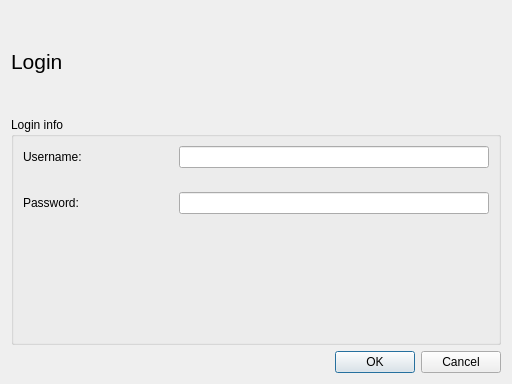
<?xml version="1.0" encoding="UTF-8"?>
<ui version="4.0">
 <class>LoginDialog</class>
 <widget class="QDialog" name="LoginDialog">
  <property name="geometry">
   <rect>
    <x>0</x>
    <y>0</y>
    <width>512</width>
    <height>384</height>
   </rect>
  </property>
  <property name="minimumSize">
   <size>
    <width>512</width>
    <height>384</height>
   </size>
  </property>
  <property name="maximumSize">
   <size>
    <width>512</width>
    <height>384</height>
   </size>
  </property>
  <property name="windowTitle">
   <string>Log In</string>
  </property>
  <layout class="QVBoxLayout" name="verticalLayout">
   <item>
    <widget class="QLabel" name="loginLabel">
     <property name="maximumSize">
      <size>
       <width>512</width>
       <height>100</height>
      </size>
     </property>
     <property name="font">
      <font>
       <pointsize>16</pointsize>
      </font>
     </property>
     <property name="text">
      <string>Login</string>
     </property>
    </widget>
   </item>
   <item>
    <widget class="QGroupBox" name="loginInfoGroupBox">
     <property name="title">
      <string>Login info</string>
     </property>
     <layout class="QFormLayout" name="formLayout">
      <property name="verticalSpacing">
       <number>24</number>
      </property>
      <item row="0" column="0">
       <widget class="QLabel" name="usernameLabel">
        <property name="minimumSize">
         <size>
          <width>150</width>
          <height>0</height>
         </size>
        </property>
        <property name="maximumSize">
         <size>
          <width>150</width>
          <height>16777215</height>
         </size>
        </property>
        <property name="text">
         <string>Username:</string>
        </property>
       </widget>
      </item>
      <item row="0" column="1">
       <widget class="QLineEdit" name="usernameBox"/>
      </item>
      <item row="1" column="0">
       <widget class="QLabel" name="passwordLabel">
        <property name="minimumSize">
         <size>
          <width>150</width>
          <height>0</height>
         </size>
        </property>
        <property name="maximumSize">
         <size>
          <width>150</width>
          <height>16777215</height>
         </size>
        </property>
        <property name="text">
         <string>Password:</string>
        </property>
       </widget>
      </item>
      <item row="1" column="1">
       <widget class="QLineEdit" name="passwordBox">
        <property name="echoMode">
         <enum>QLineEdit::Password</enum>
        </property>
       </widget>
      </item>
     </layout>
    </widget>
   </item>
   <item>
    <widget class="QDialogButtonBox" name="loginButtonBox">
     <property name="orientation">
      <enum>Qt::Horizontal</enum>
     </property>
     <property name="standardButtons">
      <set>QDialogButtonBox::Cancel|QDialogButtonBox::Ok</set>
     </property>
    </widget>
   </item>
  </layout>
 </widget>
 <resources/>
 <connections>
  <connection>
   <sender>loginButtonBox</sender>
   <signal>accepted()</signal>
   <receiver>LoginDialog</receiver>
   <slot>accept()</slot>
   <hints>
    <hint type="sourcelabel">
     <x>248</x>
     <y>254</y>
    </hint>
    <hint type="destinationlabel">
     <x>157</x>
     <y>274</y>
    </hint>
   </hints>
  </connection>
  <connection>
   <sender>loginButtonBox</sender>
   <signal>rejected()</signal>
   <receiver>LoginDialog</receiver>
   <slot>reject()</slot>
   <hints>
    <hint type="sourcelabel">
     <x>316</x>
     <y>260</y>
    </hint>
    <hint type="destinationlabel">
     <x>286</x>
     <y>274</y>
    </hint>
   </hints>
  </connection>
 </connections>
</ui>
